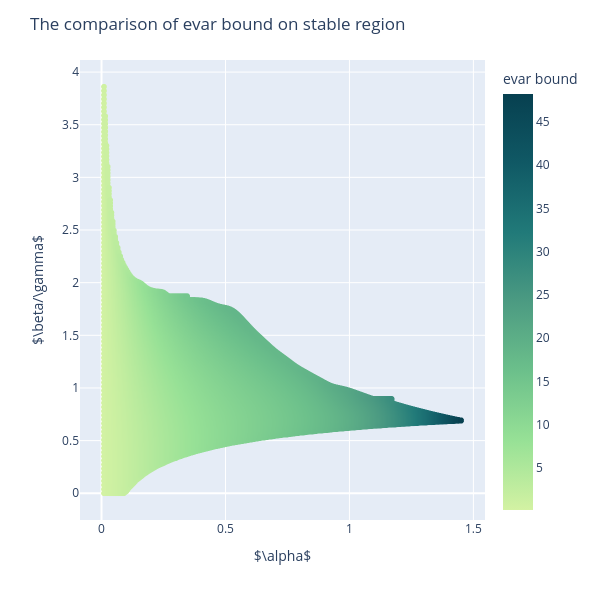

Write notebook code for a chart like this one.
### Markdown cell above
The heatmap for EV@R suggested by the parameters $(\vartheta,\psi)\in \mathcal{S}_c$.

### Code cell
# The heatmap for evar bound on stable region
evar_region=None
d=10
for params in border:
    a, psi_min,psi_max = params
    if a>=1e-5:
        for p in np.linspace(psi_min,psi_max,100):
            vartheta = 1 - a * L * (1 - p)
            evar_bound=str_cnvx_regions.str_cnvx_evar_bound(L,mu,vartheta,p,d)
            if evar_region is None:
                evar_region=np.array([[a, p, evar_bound]])
            else:
                evar_region=np.concatenate((evar_region,np.array([[a,p,evar_bound]])))

df_heatmap=pd.DataFrame(evar_region, columns=["alpha","psi","evar bound"])

rate_heatmap=px.scatter(df_heatmap, x="alpha", y="psi", color="evar bound",color_continuous_scale='Emrld',)
rate_heatmap.update_layout(title="The comparison of evar bound on stable region",
                           xaxis_title=r"$\alpha$",
                           yaxis_title=r"$\beta/\gamma$",
                           width=600,
                           height=600)
# Plot the figure
rate_heatmap.show()

### Figure 1 — Plotly figure (JSON) as saved in the notebook; plotly's stock layout.template omitted (floating-point values rounded to 4 significant figures; data arrays with more than 128 entries replaced by an {"elided": "..."} marker saying what was removed)
{"data": [{"hovertemplate": "alpha=%{x}<br>psi=%{y}<br>evar bound=%{marker.color}<extra></extra>", "legendgroup": "", "marker": {"color": {"elided": "28800 float values"}, "coloraxis": "coloraxis", "symbol": "circle"}, "mode": "markers", "name": "", "showlegend": false, "type": "scattergl", "x": {"elided": "28800 float values"}, "xaxis": "x", "y": {"elided": "28800 float values"}, "yaxis": "y"}], "layout": {"coloraxis": {"colorbar": {"title": {"text": "evar bound"}}, "colorscale": [[0, "rgb(211, 242, 163)"], [0.1667, "rgb(151, 225, 150)"], [0.3333, "rgb(108, 192, 139)"], [0.5, "rgb(76, 155, 130)"], [0.6667, "rgb(33, 122, 121)"], [0.8333, "rgb(16, 89, 101)"], [1, "rgb(7, 64, 80)"]]}, "height": 600, "legend": {"tracegroupgap": 0}, "margin": {"t": 60}, "title": {"text": "The comparison of evar bound on stable region"}, "width": 600, "xaxis": {"anchor": "y", "domain": [0, 1], "title": {"text": "$\\alpha$"}}, "yaxis": {"anchor": "x", "domain": [0, 1], "title": {"text": "$\\beta/\\gamma$"}}}}
